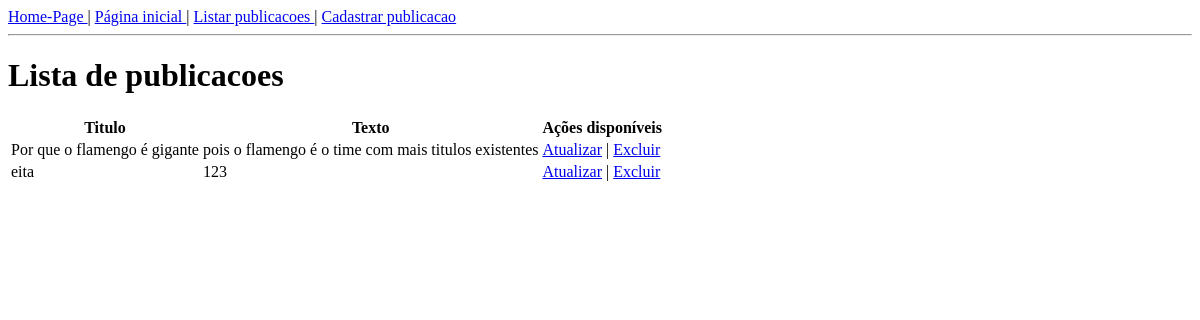
The app's page /forum/lista/, older data.
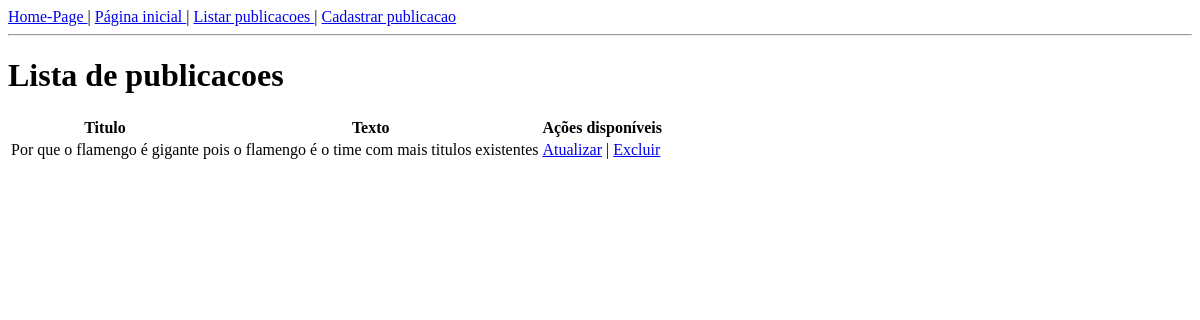
The same page, newer data.
### forum/models.py (models this page shows)
class Publicacao(models.Model):
    id = models.AutoField(primary_key=True)
    titulo = models.CharField(
    max_length=100, help_text='Entre o titulo')
    texto = models.CharField(
    max_length=10000, help_text='Digite o texto da publicacao')

### forum/views.py (the view)
# urls.py: path('lista/', views.PublicacaoListView.as_view(),
class PublicacaoListView(View):
    def get(self, request, *args, **kwargs):
        publicacoes = Publicacao.objects.all()
        contexto = { 'publicacoes': publicacoes, }
        return render(
                request,
                'forum/listaPublicacoes.html',
                contexto)

### forum/templates/forum/listaPublicacoes.html (shortened to what this page needs)
{% load static %}
<!DOCTYPE html>
<html>
<head>
<link rel="stylesheet" href="{% static 'forum/css/estilo.css' %}">
</head>
<body>
    {% include 'forum/links.html' %}
    <h1>Lista de publicacoes</h1>
    <table>
     <tr><th>Titulo</th><th>Texto</th><th>Ações disponíveis</th></tr>
     {% if publicacoes %}
        {% for publicacao in publicacoes %}
            <tr>
            <td>{{ publicacao.titulo }}</td><td>{{ publicacao.texto }}</td>
            <td>
                <a href="{% url 'forum:atualiza-publicacao' pk=publicacao.id %}">Atualizar</a> |
                <a href="{% url 'forum:apaga-publicacao' pk=publicacao.id %}">Excluir</a>
            </td>
        </tr>
    {% empty %}
    <tr><th colspan="5">Ainda não tem pubicacoes cadastradas</th></tr>
    {% endfor %}
    {% else %}
    <tr><th colspan="5">Ainda não tem publicacoes cadastradas</th></tr>
    {% endif %}
</table>
</body>
</html>

### forum/templates/forum/links.html
<a href="/">
    Home-Page
    </a> |
    <a href="{% url 'forum:home-publicacoes' %}">
    Página inicial
    </a> |
    <a href="{% url 'forum:lista-publicacoes' %}">
    Listar publicacoes
    </a> |
    <a href="{% url 'forum:cria-publicacao' %}">
        Cadastrar publicacao
    </a>
    <hr>

Row changes from the older to the newer data that the page shows:
removed Publicacao: titulo "eita", texto "123"
